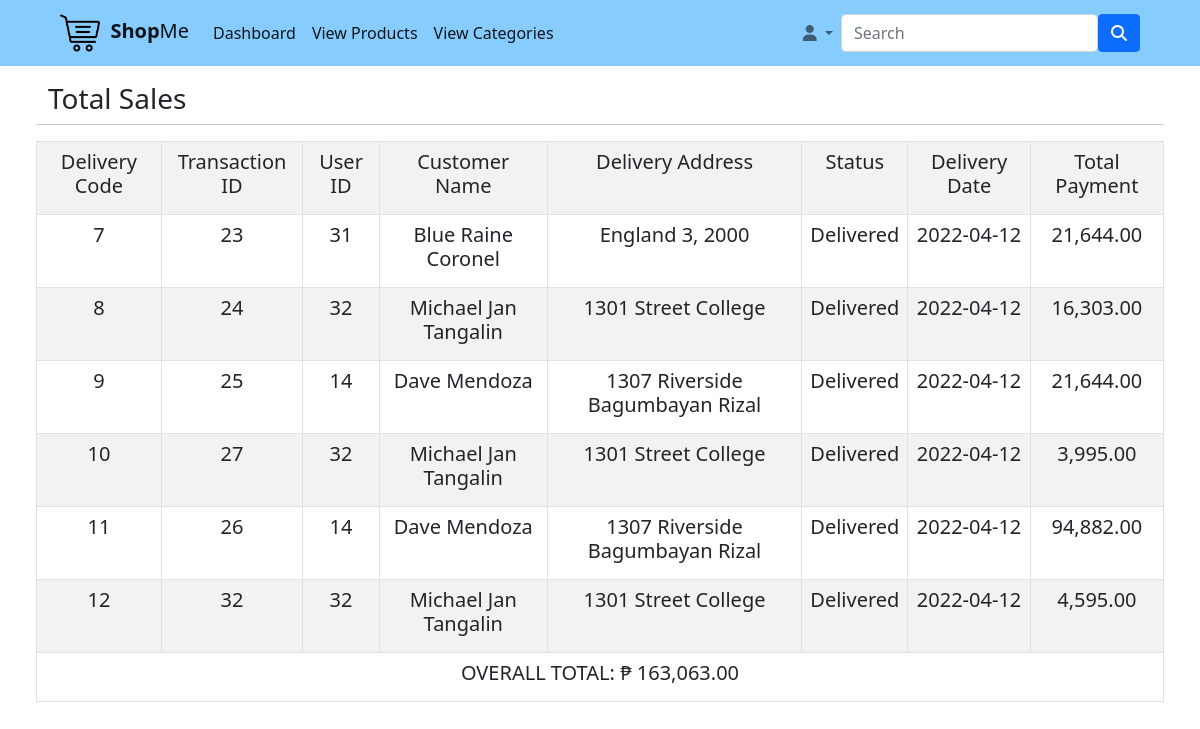
The page /totalSales.php (signed in) on the database its author committed.
### tables this page shows
CREATE TABLE `dispatch` (
  `Delivery_Code` int(11) NOT NULL COMMENT 'Dispatchment Code for delivery',
  `Transaction_ID` int(11) NOT NULL COMMENT 'Transaction Number ID	',
  `User_ID` int(11) NOT NULL COMMENT '	Auto generated ID of Customer User',
  `Status` text NOT NULL COMMENT 'Delivery Status',
  `Delivery_Date` date NOT NULL DEFAULT current_timestamp() COMMENT 'Delivery Date'
);

CREATE TABLE `payment` (
  `Transaction_ID` int(11) NOT NULL COMMENT 'Transaction Number ID',
  `User_ID` int(11) NOT NULL COMMENT 'Auto generated ID of Customer User',
  `Total_Bills` double NOT NULL COMMENT 'Total bills of the user',
  `Status` text NOT NULL COMMENT 'status of the Transaction',
  `Date` date NOT NULL DEFAULT current_timestamp() COMMENT 'Order Date'
);

CREATE TABLE `user_customer` (
  `User_ID` int(11) NOT NULL COMMENT 'Auto generated ID',
  `fullname` text NOT NULL COMMENT 'Full Name of The User',
  `email` varchar(255) NOT NULL COMMENT 'Any email address',
  `password` varchar(255) NOT NULL COMMENT 'Login Password of the User',
  `address` varchar(255) NOT NULL COMMENT 'address of the User',
  `contact` varchar(11) NOT NULL COMMENT 'Mobile Number of the User'
);

### totalSales.php (the view, shortened to what this page needs)
<?php
include "db_conn.php";
	if(isset($_SESSION['User_ID']) && isset($_SESSION['fullname'])){
?>
<!DOCTYPE html>
<html>
   <head>
   	<link rel="stylesheet" type="text/css" href="style/mystyle.css">
		<link href="https://cdn.jsdelivr.net/npm/bootstrap@5.1.3/dist/css/bootstrap.min.css" rel="stylesheet">
   </head>
   <body>
		<nav class="navbar sticky-top navbar-expand-lg navbar-light px-5">
		  <div class="container-fluid">
		    <a class="navbar-brand" href="adminHome.php"><img class="navImg" src="images/logoMain.png"/>&nbsp&nbsp<b>Shop</b>Me</a>
		    <div class="collapse navbar-collapse" id="navbarSupportedContent">
		      <ul class="navbar-nav me-auto mb-2 mb-lg-0">
		        <li class="nav-item">
		          <a class="nav-link active" aria-current="page" href="adminHome.php" >Dashboard</a>
		        </li>
		         <li class="nav-item">
		          	<a class="nav-link active" aria-current="page" href="Product.php" >View Products</a>
		        </li>
		        <li class="nav-item">
		          <a class="nav-link active" aria-current="page" href="Categories.php" >View Categories</a>
		        </li>
		      </ul>
		      	<ul class="navbar-nav nav nav-pills mb-2 mb-lg-0">
		        <li class="nav-item dropdown">
		          <a class="nav-link dropdown-toggle " id="navbarDropdown" role="button" data-bs-toggle="dropdown" aria-expanded="false">
		           	<b><i class="fas fa-user"></i></b>
		          </a>
		        </li>
		      </ul>
		      <form class="d-flex">
		        <input class="form-control mb-lg-0" type="search" placeholder="Search" aria-label="Search">
		        <button class="btn btn-primary" type="submit"><i class="fas fa-search"></i></button>
		      </form>
		    </div>
		  </div>
		</nav>
       <div class="px-5">
        	 <div class="row text-left py-3">
        	 	<h3>Total Sales</h3>
        	 		<hr>
        	 		<table class="table table-bordered table-xxl table-striped">
        	 		<?php
        	 			$sql = "SELECT * FROM dispatch
        	 						JOIN user_customer ON dispatch.User_ID = user_customer.User_ID
        	 						LEFT JOIN payment ON dispatch.Transaction_ID = payment.Transaction_ID
        	 						WHERE dispatch.Status = 'Delivered'";
					    $stmt = $conn->prepare($sql);
					    $stmt->execute();
						    	echo"<tr align=\"center\">
				        	 				<th><h5>Delivery Code</h5></th>
				        	 				<th><h5>Transaction ID</h5></th>
				        	 				<th><h5>User ID</h5></th>
				        	 				<th><h5>Customer Name</h5></th>
				        	 				<th><h5>Delivery Address</h5></th>
				        	 				<th><h5>Status</h5></th>
				        	 				<th><h5>Delivery Date</h5></th>
				        	 				<th><h5>Total Payment</h5></th>
				        	 			</tr>
				        	 		";
				        	 	$overallTotal = 0;
							foreach($stmt as $row){
								$totalSales = $row['Total_Bills'];
					     		$overallTotal += $totalSales;
				        	 	echo"
				        	 		<tr align=\"center\">
				        	 			<td><h5>".$row['Delivery_Code']."</h5></td>
				        	 			<td><h5>".$row['Transaction_ID']."</h5></td>
				        	 			<td><h5>".$row['User_ID']."</h5></td>
				        	 			<td><h5>".$row['fullname']."</h5></td>
				        	 			<td><h5>".$row['address']."</h5></td>
				        	 			<td><h5>".$row['Status']."</h5></td>
				        	 			<td><h5>".$row['Delivery_Date']."</h5></td>
				        	 			<td><h5>".number_format($row['Total_Bills'],2)."</h5></td>
				        	 		</tr>
				        	 	";
				        	}
				        	echo"<tr>
				        				<td colspan=\"8\" align=\"center\"><h5>OVERALL TOTAL: &#8369; ".number_format($overallTotal,2)."</h5></td>
				        			</tr>";
        	 		?>
        	 		</table>
        	 </div>
       	</div>
   </body>
</html>
<?php }else{
	header("Location: login.php");
	exit;
	}
?>

### style/mystyle.css (style rules this page uses)
.navbar { background-color: #87CCFF; }
nav img { width: 40px; }

### rows shown on the page
dispatch: Delivery_Code "7", Transaction_ID.Transaction_ID "23", Transaction_ID.User_ID "31", user_customer.fullname "Blue Raine Coronel", user_customer.address "England 3, 2000", Transaction_ID.Status "Delivered", Delivery_Date "2022-04-12", Transaction_ID.Total_Bills "21,644.00"
dispatch: Delivery_Code "8", Transaction_ID.Transaction_ID "24", Transaction_ID.User_ID "32", user_customer.fullname "Michael Jan Tangalin", user_customer.address "1301 Street College", Transaction_ID.Status "Delivered", Delivery_Date "2022-04-12", Transaction_ID.Total_Bills "16,303.00"
dispatch: Delivery_Code "9", Transaction_ID.Transaction_ID "25", Transaction_ID.User_ID "14", user_customer.fullname "Dave Mendoza", user_customer.address "1307 Riverside Bagumbayan Rizal", Transaction_ID.Status "Delivered", Delivery_Date "2022-04-12", Transaction_ID.Total_Bills "21,644.00"
dispatch: Delivery_Code "10", Transaction_ID.Transaction_ID "27", Transaction_ID.User_ID "32", user_customer.fullname "Michael Jan Tangalin", user_customer.address "1301 Street College", Transaction_ID.Status "Delivered", Delivery_Date "2022-04-12", Transaction_ID.Total_Bills "3,995.00"
dispatch: Delivery_Code "11", Transaction_ID.Transaction_ID "26", Transaction_ID.User_ID "14", user_customer.fullname "Dave Mendoza", user_customer.address "1307 Riverside Bagumbayan Rizal", Transaction_ID.Status "Delivered", Delivery_Date "2022-04-12", Transaction_ID.Total_Bills "94,882.00"
dispatch: Delivery_Code "12", Transaction_ID.Transaction_ID "32", Transaction_ID.User_ID "32", user_customer.fullname "Michael Jan Tangalin", user_customer.address "1301 Street College", Transaction_ID.Status "Delivered", Delivery_Date "2022-04-12", Transaction_ID.Total_Bills "4,595.00"

### other values the page prints
$overallTotal "163,063.00"
